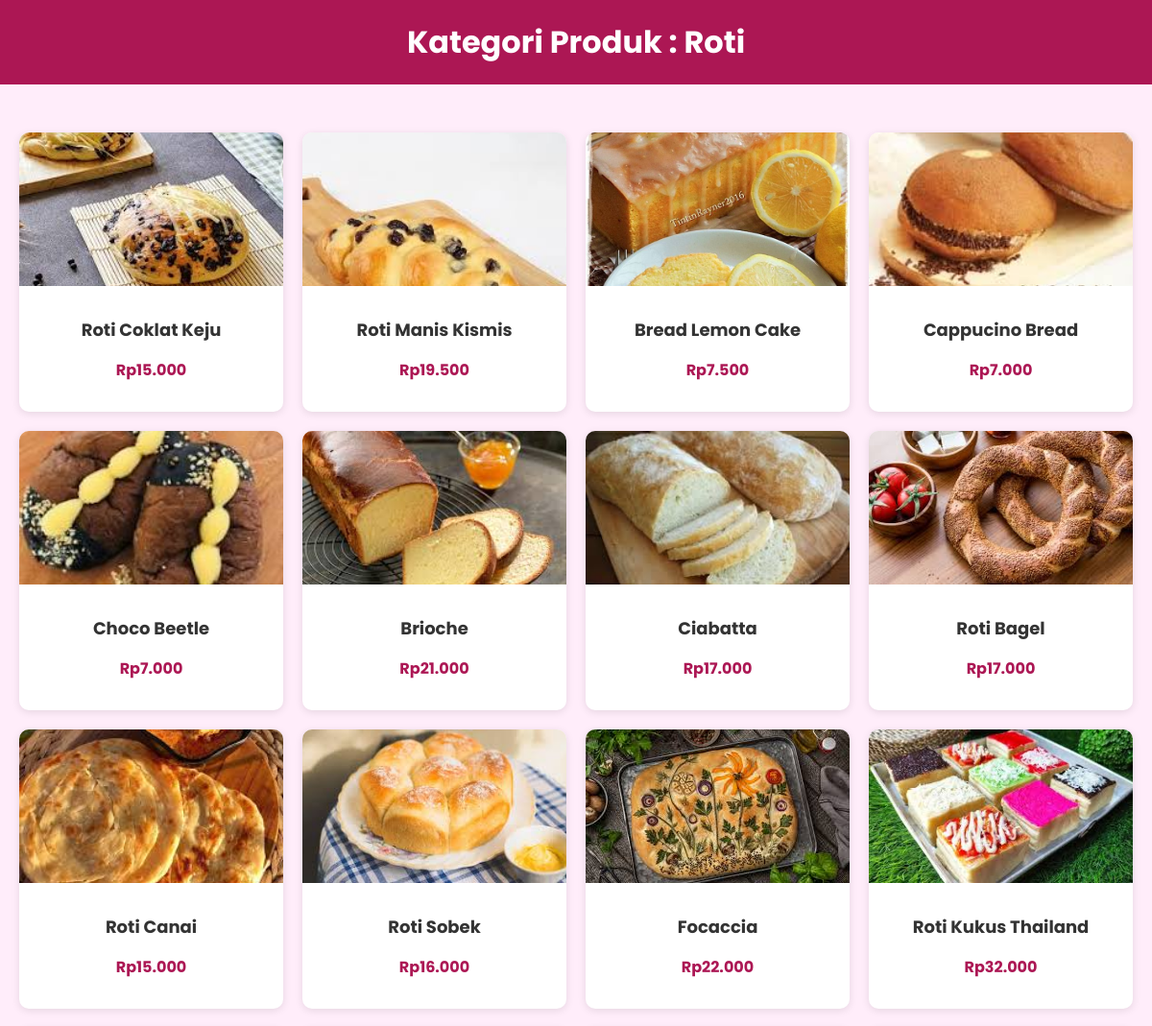
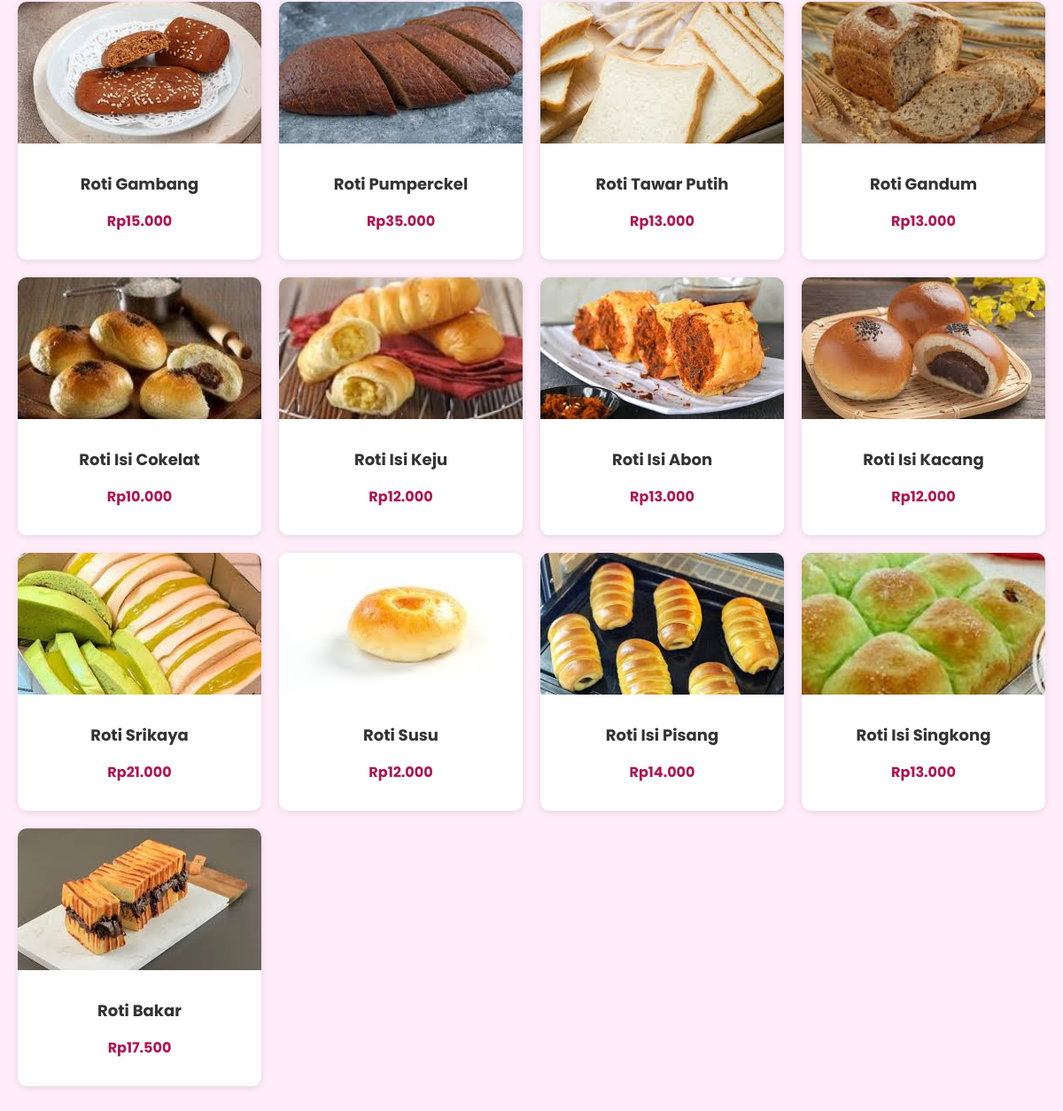
The page /user/kategori_produk.php?kategori=Roti on the database its author committed (2 pictures, top to bottom).
### tables this page shows
CREATE TABLE `tb_produk` (
  `id` int(11) NOT NULL,
  `nama_produk` varchar(255) NOT NULL,
  `deskripsi` text NOT NULL,
  `harga` decimal(10,0) NOT NULL,
  `stok` int(11) NOT NULL,
  `gambar` varchar(255) NOT NULL,
  `kategori` varchar(100) NOT NULL,
  `crated_at` timestamp(6) NOT NULL DEFAULT current_timestamp(6) ON UPDATE current_timestamp(6)
);

### user/kategori_produk.php (the view, shortened to what this page needs)
<?php
$koneksi = mysqli_connect("localhost", "root", "", "toko");
$kategori = isset($_GET['kategori']) ? $_GET['kategori'] : '';
$query = "SELECT * FROM tb_produk WHERE kategori = '$kategori'";
$result = mysqli_query($koneksi, $query);
?>
<!DOCTYPE html>
<html lang="id">
<head>
</head>
<body>
<header>
    <h1>Kategori Produk : <?= ucfirst($kategori) ?></h1>
</header>
<div class="container">
    <div class="produk-grid">
        <?php while($row = mysqli_fetch_assoc($result)): ?>
            <a href="detail_produk.php?id=<?= $row['id'] ?>" style="text-decoration: none; color: inherit;">
            <div class="produk-item">
                <img src="img/<?= $row['gambar'] ?>" alt="<?= $row['nama_produk'] ?>">
                <div class="produk-info">
                    <h3><?= $row['nama_produk'] ?></h3>
                    <p>Rp<?= number_format($row['harga'], 0, ',', '.') ?></p>
                </div>
            </div>
        </a>
        <?php endwhile; ?>
    </div>
</div>
</body>
</html>

### user/kategori_produk.php (style rules this page uses)
body { font-family: 'Poppins', sans-serif; margin: 0; padding: 0; background-color: #FFEDFA; }
header { background-color: #AC1754; color: white; padding: 20px; text-align: center; }
h1 { margin: 0; }
.container { max-width: 1200px; margin: 30px auto; padding: 20px; }
.produk-grid { display: grid; grid-template-columns: repeat(auto-fill, minmax(220px, 1fr)); gap: 20px; }
.produk-item { background-color: white; border-radius: 10px; overflow: hidden; box-shadow: 0 2px 8px rgba(0,0,0,0.1); transition: transform 0.2s ease-in-out; }
.produk-item img { width: 100%; height: 160px; object-fit: cover; }
.produk-info { padding: 15px; text-align: center; }
.produk-info h3 { margin: 10px 0 5px; font-size: 18px; color: #333; }
.produk-info p { color: #AC1754; font-weight: bold; font-size: 16px; }

### rows shown on the page
tb_produk: gambar+nama_produk (picture), nama_produk "Roti Coklat Keju", harga "15.000"
tb_produk: gambar+nama_produk (picture), nama_produk "Roti Manis Kismis", harga "19.500"
tb_produk: gambar+nama_produk (picture), nama_produk "Bread Lemon Cake", harga "7.500"
tb_produk: gambar+nama_produk (picture), nama_produk "Cappucino Bread", harga "7.000"
tb_produk: gambar+nama_produk (picture), nama_produk "Choco Beetle", harga "7.000"
tb_produk: gambar (picture), nama_produk "Brioche", harga "21.000"
tb_produk: gambar+nama_produk (picture), nama_produk "Ciabatta", harga "17.000"
tb_produk: gambar (picture), nama_produk "Roti Bagel", harga "17.000"
tb_produk: gambar (picture), nama_produk "Roti Canai", harga "15.000"
tb_produk: gambar (picture), nama_produk "Roti Sobek", harga "16.000"
tb_produk: gambar+nama_produk (picture), nama_produk "Focaccia", harga "22.000"
tb_produk: gambar (picture), nama_produk "Roti Kukus Thailand", harga "32.000"
tb_produk: gambar (picture), nama_produk "Roti Gambang", harga "15.000"
tb_produk: gambar (picture), nama_produk "Roti Pumperckel", harga "35.000"
tb_produk: gambar (picture), nama_produk "Roti Tawar Putih", harga "13.000"
tb_produk: gambar+nama_produk (picture), nama_produk "Roti Gandum", harga "13.000"
tb_produk: gambar (picture), nama_produk "Roti Isi Cokelat", harga "10.000"
tb_produk: gambar+nama_produk (picture), nama_produk "Roti Isi Keju", harga "12.000"
tb_produk: gambar+nama_produk (picture), nama_produk "Roti Isi Abon", harga "13.000"
tb_produk: gambar+nama_produk (picture), nama_produk "Roti Isi Kacang", harga "12.000"
tb_produk: gambar+nama_produk (picture), nama_produk "Roti Srikaya", harga "21.000"
tb_produk: gambar+nama_produk (picture), nama_produk "Roti Susu", harga "12.000"
tb_produk: gambar+nama_produk (picture), nama_produk "Roti Isi Pisang", harga "14.000"
tb_produk: gambar+nama_produk (picture), nama_produk "Roti Isi Singkong", harga "13.000"
tb_produk: gambar+nama_produk (picture), nama_produk "Roti Bakar", harga "17.500"

### other values the page prints
$kategori "Roti"
